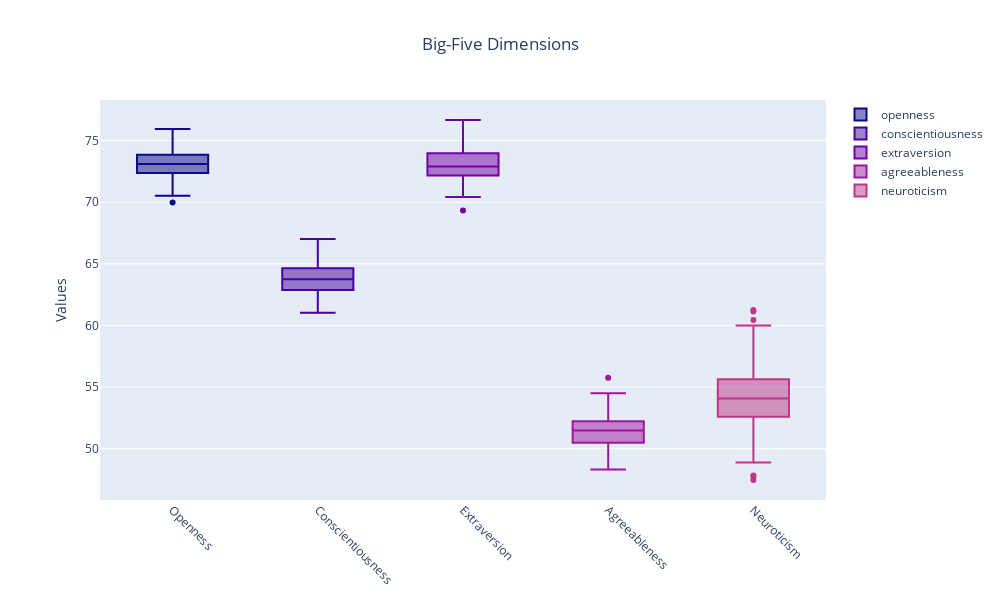

Notebook code for this chart:
### Code cell
colors = px.colors.sequential.Plasma
# colors = px.colors.sequential.Cividis
# px.colors.sequential.Plasma
# px.colors.sequential.Inferno
# px.colors.sequential.Magma
# px.colors.sequential.Cividis
# px.colors.sequential.Turbo
# colors = px.colors.sequential.Oranges

big5_dimensions = [
    "openness",
    "conscientiousness",
    "extraversion",
    "agreeableness",
    "neuroticism",
]
data = [df[x].tolist() for x in big5_dimensions]

fig = go.Figure()

for i, dim in enumerate(big5_dimensions):
    fig.add_trace(go.Box(y=data[i], name=dim, marker_color=colors[i]))

fig.update_layout(
    title=dict(text="Big-Five Dimensions", x=0.5),
    yaxis=dict(title="Values"),
    xaxis=dict(
        tickvals=list(range(len(big5_dimensions))),
        ticktext=[
            "Openness",
            "Conscientiousness",
            "Extraversion",
            "Agreeableness",
            "Neuroticism",
        ],
        tickangle=45,
    ),
    height=600,
    width=1000,
    margin=dict(l=100, r=100, b=100, t=100),
)

fig.show()

### Figure 1 — Plotly figure (JSON) as saved in the notebook; plotly's stock layout.template omitted (floating-point values rounded to 4 significant figures; data arrays with more than 128 entries replaced by an {"elided": "..."} marker saying what was removed)
{"data": [{"marker": {"color": "#0d0887"}, "name": "openness", "type": "box", "y": {"elided": "200 float values"}}, {"marker": {"color": "#46039f"}, "name": "conscientiousness", "type": "box", "y": {"elided": "200 float values"}}, {"marker": {"color": "#7201a8"}, "name": "extraversion", "type": "box", "y": {"elided": "200 float values"}}, {"marker": {"color": "#9c179e"}, "name": "agreeableness", "type": "box", "y": {"elided": "200 float values"}}, {"marker": {"color": "#bd3786"}, "name": "neuroticism", "type": "box", "y": {"elided": "200 float values"}}], "layout": {"height": 600, "margin": {"b": 100, "l": 100, "r": 100, "t": 100}, "title": {"text": "Big-Five Dimensions", "x": 0.5}, "width": 1000, "xaxis": {"autorange": true, "range": [-0.5, 4.5], "tickangle": 45, "ticktext": ["Openness", "Conscientiousness", "Extraversion", "Agreeableness", "Neuroticism"], "tickvals": [0, 1, 2, 3, 4], "type": "category"}, "yaxis": {"autorange": true, "range": [45.83, 78.3], "title": {"text": "Values"}, "type": "linear"}}}
